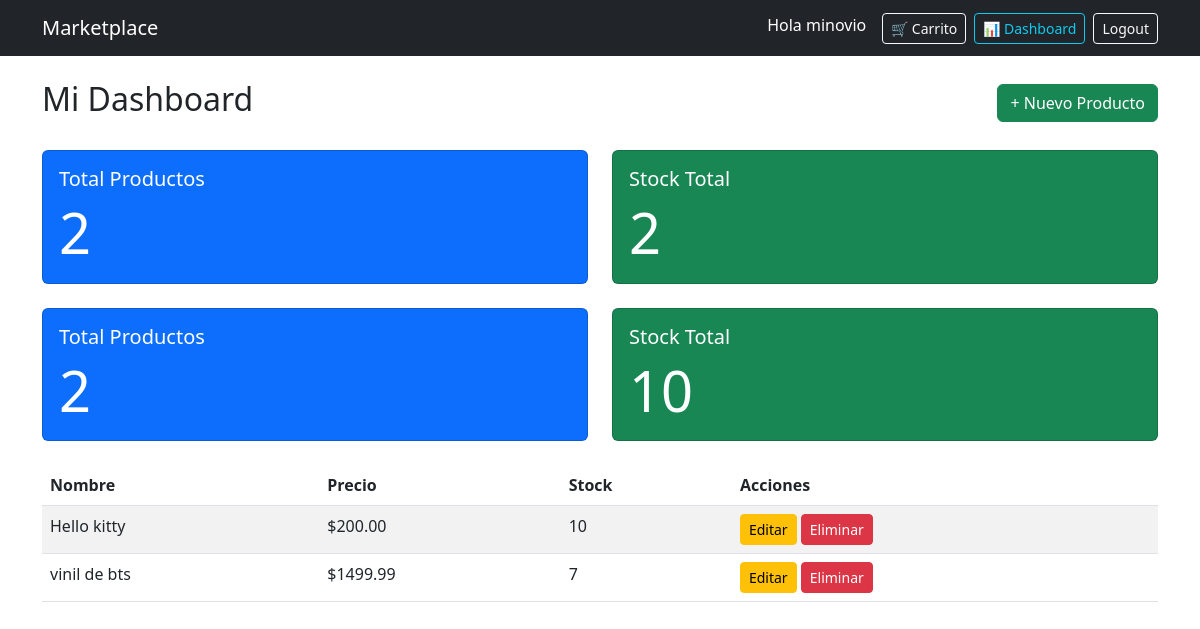
The page /dashboard/ (signed in) on the database its author committed.
### store/models.py (models this page shows, shortened)
class User(AbstractUser):
    id = models.UUIDField(primary_key=True, default=uuid.uuid4, editable=False)
    is_seller = models.BooleanField(default=False)

class Product(models.Model):
    id = models.UUIDField(primary_key=True, default=uuid.uuid4, editable=False)
    name = models.CharField(max_length=150)
    description = models.TextField()
    image = models.ImageField(upload_to='upload/', blank=True, null=True)
    price = models.DecimalField(max_digits=10, decimal_places=2)
    stock = models.PositiveIntegerField(default=0)
    owner = models.ForeignKey(
        User,
        on_delete=models.CASCADE,
        related_name='products'
    )  # 1:N
    categories = models.ManyToManyField(
        Category,
        related_name='products'
    )  # N:M
    created_at = models.DateTimeField(auto_now_add=True)

### store/views.py (the view)
# urls.py: path('dashboard/', views.dashboard, name='dashboard'),
@login_required
def dashboard(request):
    if not request.user.is_seller:
        return HttpResponseForbidden("No tienes permisos")
    products = Product.objects.filter(owner=request.user)
    return render(request, 'store/dashboard.html', {
        'products': products
    })

### store/templates/store/dashboard.html (shortened to what this page needs)
{% extends 'store/base.html' %}
{% block content %}
<div class="d-flex justify-content-between align-items-center mb-4">
    <h2>Mi Dashboard</h2>
    <a href="{% url 'product_create' %}" class="btn btn-success">+ Nuevo Producto</a>
</div>
<div class="row mb-4">
    <div class="col-md-6">
        <div class="card text-white bg-primary">
            <div class="card-body">
                <h5 class="card-title">Total Productos</h5>
                <p class="card-text display-4">{{ products.count }}</p>
            </div>
        </div>
    </div>
    <div class="col-md-6">
        <div class="card text-white bg-success">
            <div class="card-body">
                <h5 class="card-title">Stock Total</h5>
                <p class="card-text display-4">
                    {{ products|length }}
                </p>
            </div>
        </div>
    </div>
</div>
<div class="row mb-4">
    <div class="col-md-6">
        <div class="card text-white bg-primary">
            <div class="card-body">
                <h5 class="card-title">Total Productos</h5>
                <p class="card-text display-4">{{ products.count }}</p>
            </div>
        </div>
    </div>
    <div class="col-md-6">
        <div class="card text-white bg-success">
            <div class="card-body">
                <h5 class="card-title">Stock Total</h5>
                <p class="card-text display-4">
                    {% for product in products %}
                        {% if forloop.first %}
                            {{ product.stock }}
                        {% else %}
                            {% with sum=0 %}
                            {% endwith %}
                        {% endif %}
                    {% endfor %}
                </p>
            </div>
        </div>
    </div>
</div>
<table class="table table-striped">
    <thead>
        <tr>
            <th>Nombre</th>
            <th>Precio</th>
            <th>Stock</th>
            <th>Acciones</th>
        </tr>
    </thead>
    <tbody>
        {% for product in products %}
        <tr>
            <td>{{ product.name }}</td>
            <td>${{ product.price }}</td>
            <td>{{ product.stock }}</td>
            <td>
                <a href="{% url 'product_update' product.id %}" class="btn btn-warning btn-sm">Editar</a>
                <a href="{% url 'product_delete' product.id %}" class="btn btn-danger btn-sm">Eliminar</a>
            </td>
        </tr>
        {% endfor %}
    </tbody>
</table>
{% endblock %}

### store/templates/store/base.html (shortened to what this page needs)
<!DOCTYPE html>
<html lang="es">
<head>
    <link href="https://cdn.jsdelivr.net/npm/bootstrap@5.3.0/dist/css/bootstrap.min.css" rel="stylesheet">
</head>
<body>
<nav class="navbar navbar-expand-lg navbar-dark bg-dark">
  <div class="container">
    <a class="navbar-brand" href="/">Marketplace</a>
    <div class="d-flex">
      {% if user.is_authenticated %}
        <span class="text-white me-3">Hola {{ user.username }}</span>
        <a href="{% url 'cart_detail' %}" class="btn btn-outline-light btn-sm me-2">
          🛒 Carrito
        </a>
        {% if user.is_seller %}
          <a href="{% url 'dashboard' %}" class="btn btn-outline-info btn-sm me-2">
            📊 Dashboard
          </a>
        {% endif %}
        <a href="{% url 'logout' %}" class="btn btn-outline-light btn-sm">
          Logout
        </a>
      {% else %}
        <a href="{% url 'login' %}" class="btn btn-outline-light btn-sm me-2">Login</a>
        <a href="{% url 'register' %}" class="btn btn-primary btn-sm">Registro</a>
      {% endif %}
    </div>
  </div>
</nav>
<div class="container mt-4">
    {% block content %}{% endblock %}
</div>
</body>
</html>

### rows shown on the page
User: username "minovio"
Product: stock "10", name "Hello kitty", price "200.00"
Product: name "vinil de bts", price "1499.99", stock "7"

### other values the page prints
{{ products.count }} "2"
{{ products|length }} "2"
